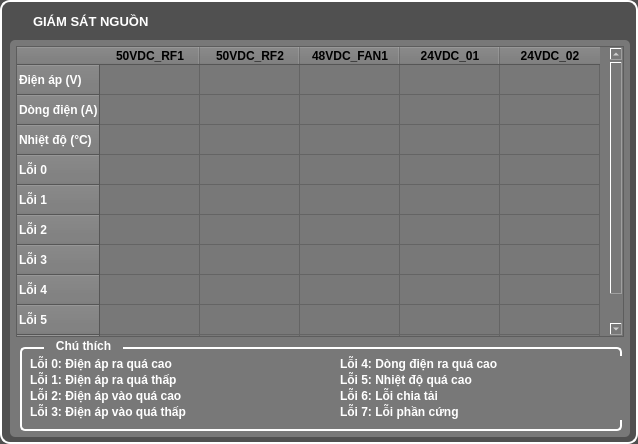
<?xml version="1.0" encoding="UTF-8"?>
<ui version="4.0">
 <class>GiamSat_PWR_Form</class>
 <widget class="QWidget" name="GiamSat_PWR_Form">
  <property name="geometry">
   <rect>
    <x>0</x>
    <y>0</y>
    <width>638</width>
    <height>444</height>
   </rect>
  </property>
  <property name="minimumSize">
   <size>
    <width>638</width>
    <height>444</height>
   </size>
  </property>
  <property name="maximumSize">
   <size>
    <width>638</width>
    <height>444</height>
   </size>
  </property>
  <property name="windowTitle">
   <string>Form</string>
  </property>
  <property name="styleSheet">
   <string notr="true">QWidget#GiamSat_PWR_Form {
background-color: rgb(80, 80, 80);
border-radius: 10px;
border-width: 2;
border-style: solid;
border-color: rgb(255, 255, 255);
}
QGroupBox {
border-radius: 5px;
border-width: 2;
border-style: solid;
border-color: rgb(255, 255, 255);
}
* {
color: white;
font-weight: bold;
}</string>
  </property>
  <widget class="QFrame" name="frame">
   <property name="geometry">
    <rect>
     <x>10</x>
     <y>40</y>
     <width>620</width>
     <height>397</height>
    </rect>
   </property>
   <property name="styleSheet">
    <string notr="true">QFrame#frame {
background-color: rgb(120, 120, 120);
border-radius: 5px;
border-width: 0;
}
QGroupBox {
margin-top: 7;
}
QGroupBox::title {
top: -8;
left: 24;
padding-left: 10px;
padding-right: 10px;
}
*{
background-color: rgb(120, 120, 120);
}</string>
   </property>
   <property name="frameShape">
    <enum>QFrame::StyledPanel</enum>
   </property>
   <property name="frameShadow">
    <enum>QFrame::Raised</enum>
   </property>
   <widget class="QGroupBox" name="groupBox">
    <property name="geometry">
     <rect>
      <x>10</x>
      <y>300</y>
      <width>602</width>
      <height>91</height>
     </rect>
    </property>
    <property name="title">
     <string>Chú thích</string>
    </property>
    <widget class="QLabel" name="label_2">
     <property name="geometry">
      <rect>
       <x>10</x>
       <y>16</y>
       <width>291</width>
       <height>16</height>
      </rect>
     </property>
     <property name="text">
      <string>Lỗi 0: Điện áp ra quá cao</string>
     </property>
    </widget>
    <widget class="QLabel" name="label_3">
     <property name="geometry">
      <rect>
       <x>10</x>
       <y>32</y>
       <width>291</width>
       <height>16</height>
      </rect>
     </property>
     <property name="text">
      <string>Lỗi 1: Điện áp ra quá thấp</string>
     </property>
    </widget>
    <widget class="QLabel" name="label_4">
     <property name="geometry">
      <rect>
       <x>10</x>
       <y>64</y>
       <width>291</width>
       <height>16</height>
      </rect>
     </property>
     <property name="text">
      <string>Lỗi 3: Điện áp vào quá thấp</string>
     </property>
    </widget>
    <widget class="QLabel" name="label_5">
     <property name="geometry">
      <rect>
       <x>10</x>
       <y>48</y>
       <width>638</width>
       <height>16</height>
      </rect>
     </property>
     <property name="minimumSize">
      <size>
       <width>0</width>
       <height>0</height>
      </size>
     </property>
     <property name="maximumSize">
      <size>
       <width>638</width>
       <height>444</height>
      </size>
     </property>
     <property name="text">
      <string>Lỗi 2: Điện áp vào quá cao</string>
     </property>
    </widget>
    <widget class="QLabel" name="label_6">
     <property name="geometry">
      <rect>
       <x>320</x>
       <y>64</y>
       <width>291</width>
       <height>16</height>
      </rect>
     </property>
     <property name="text">
      <string>Lỗi 7: Lỗi phần cứng</string>
     </property>
    </widget>
    <widget class="QLabel" name="label_7">
     <property name="geometry">
      <rect>
       <x>320</x>
       <y>16</y>
       <width>291</width>
       <height>16</height>
      </rect>
     </property>
     <property name="text">
      <string>Lỗi 4: Dòng điện ra quá cao</string>
     </property>
    </widget>
    <widget class="QLabel" name="label_8">
     <property name="geometry">
      <rect>
       <x>320</x>
       <y>32</y>
       <width>291</width>
       <height>16</height>
      </rect>
     </property>
     <property name="text">
      <string>Lỗi 5: Nhiệt độ quá cao</string>
     </property>
    </widget>
    <widget class="QLabel" name="label_9">
     <property name="geometry">
      <rect>
       <x>320</x>
       <y>48</y>
       <width>291</width>
       <height>16</height>
      </rect>
     </property>
     <property name="text">
      <string>Lỗi 6: Lỗi chia tải</string>
     </property>
    </widget>
   </widget>
   <widget class="QTableWidget" name="tableWidget">
    <property name="geometry">
     <rect>
      <x>6</x>
      <y>6</y>
      <width>608</width>
      <height>291</height>
     </rect>
    </property>
    <property name="autoFillBackground">
     <bool>false</bool>
    </property>
    <property name="styleSheet">
     <string notr="true">QTableWidget { 
	background-color: rgba(120, 120, 120, 255);
}
QHeaderView::section {
background-color: rgba(120, 120, 120, 255);
selection-color:  rgba(120, 120, 120, 255);
}
</string>
    </property>
    <row>
     <property name="text">
      <string>Điện áp (V)</string>
     </property>
    </row>
    <row>
     <property name="text">
      <string>Dòng điện (A)</string>
     </property>
    </row>
    <row>
     <property name="text">
      <string>Nhiệt độ (°C)</string>
     </property>
    </row>
    <row>
     <property name="text">
      <string>Lỗi 0</string>
     </property>
    </row>
    <row>
     <property name="text">
      <string>Lỗi 1</string>
     </property>
    </row>
    <row>
     <property name="text">
      <string>Lỗi 2</string>
     </property>
    </row>
    <row>
     <property name="text">
      <string>Lỗi 3</string>
     </property>
    </row>
    <row>
     <property name="text">
      <string>Lỗi 4</string>
     </property>
    </row>
    <row>
     <property name="text">
      <string>Lỗi 5</string>
     </property>
    </row>
    <row>
     <property name="text">
      <string>Lỗi 7</string>
     </property>
    </row>
    <column>
     <property name="text">
      <string>50VDC_RF1</string>
     </property>
     <property name="background">
      <color>
       <red>255</red>
       <green>255</green>
       <blue>255</blue>
      </color>
     </property>
     <property name="foreground">
      <brush brushstyle="SolidPattern">
       <color alpha="255">
        <red>0</red>
        <green>0</green>
        <blue>0</blue>
       </color>
      </brush>
     </property>
    </column>
    <column>
     <property name="text">
      <string>50VDC_RF2</string>
     </property>
     <property name="background">
      <color alpha="0">
       <red>120</red>
       <green>120</green>
       <blue>120</blue>
      </color>
     </property>
     <property name="foreground">
      <brush brushstyle="SolidPattern">
       <color alpha="255">
        <red>0</red>
        <green>0</green>
        <blue>0</blue>
       </color>
      </brush>
     </property>
    </column>
    <column>
     <property name="text">
      <string>48VDC_FAN1</string>
     </property>
     <property name="background">
      <color alpha="0">
       <red>120</red>
       <green>120</green>
       <blue>120</blue>
      </color>
     </property>
     <property name="foreground">
      <brush brushstyle="SolidPattern">
       <color alpha="255">
        <red>0</red>
        <green>0</green>
        <blue>0</blue>
       </color>
      </brush>
     </property>
    </column>
    <column>
     <property name="text">
      <string>24VDC_01</string>
     </property>
     <property name="background">
      <color alpha="0">
       <red>120</red>
       <green>120</green>
       <blue>120</blue>
      </color>
     </property>
     <property name="foreground">
      <brush brushstyle="SolidPattern">
       <color alpha="255">
        <red>0</red>
        <green>0</green>
        <blue>0</blue>
       </color>
      </brush>
     </property>
    </column>
    <column>
     <property name="text">
      <string>24VDC_02</string>
     </property>
     <property name="background">
      <color alpha="0">
       <red>120</red>
       <green>120</green>
       <blue>120</blue>
      </color>
     </property>
     <property name="foreground">
      <brush brushstyle="SolidPattern">
       <color alpha="255">
        <red>0</red>
        <green>0</green>
        <blue>0</blue>
       </color>
      </brush>
     </property>
    </column>
   </widget>
  </widget>
  <widget class="QLabel" name="label_17">
   <property name="geometry">
    <rect>
     <x>0</x>
     <y>10</y>
     <width>620</width>
     <height>23</height>
    </rect>
   </property>
   <property name="maximumSize">
    <size>
     <width>100000</width>
     <height>23</height>
    </size>
   </property>
   <property name="font">
    <font>
     <pointsize>10</pointsize>
     <weight>75</weight>
     <bold>true</bold>
    </font>
   </property>
   <property name="styleSheet">
    <string notr="true">padding-left: 30;
color: white;</string>
   </property>
   <property name="text">
    <string notr="true">GIÁM SÁT NGUỒN</string>
   </property>
   <property name="textFormat">
    <enum>Qt::AutoText</enum>
   </property>
  </widget>
 </widget>
 <resources/>
 <connections/>
</ui>
